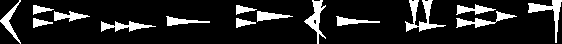
#> input picture lab7/src/sentence_white2.bmp, 562 x 44 px
$ python segmentation.py
#> lines starting #> are read from the running program, lines starting #| are printed output that depends on the picture; after the words box and inside, x2 and y2 are one past the last pixel; in counts of white or black regions, pixels touching at a corner belong together
### lab7/helpers.py
import numpy as np
from PIL import Image
from os import path


def calculate_profile(img: np.array, axis: int) -> np.array:
    return np.sum(img, axis=1 - axis)


# [8 lines left out: function cut_white, not called in this run]


def image_to_np_array(image_name: str) -> np.array:
    img_src = Image.open(path.join('results', image_name)).convert('L')
    return np.array(img_src)

### lab7/segmentation.py
import numpy as np
import matplotlib.pyplot as plt
from os import path
from helpers import calculate_profile
from PIL import Image, ImageDraw
from PIL.ImageOps import invert

def split_letters(img: np.array, profile: np.array):
    assert img.shape[1] == profile.shape[0]
    letters = []
    letter_borders = []
    letter_start = 0
    is_empty = True

    for i in range(img.shape[1]):
        if profile[i] == 0:
            if not is_empty:
                is_empty = True
                letters.append(img[:, letter_start:i + 1])
                letter_borders.append(i+1)

        else:
            if is_empty:
                is_empty = False
                letter_start = i
                letter_borders.append(letter_start)

    letters.append(img[:, letter_start:img.shape[1] - 1])

    return letters, letter_borders


def bar(data, bins, axis):
    if axis == 1:
        plt.bar(x=bins, height=data)

    elif axis == 0:
        plt.barh(y=bins, width=data)

    else:
        raise ValueError('Invalid axis')

if __name__ == '__main__':
    img = np.array(Image.open('src/sentence_white2.bmp').convert('L'))
#> img is the input picture: shape (44, 562); 13.7% white; 15 white regions, largest, box (x1, y1, x2, y2) and area: (405, 0, 446, 32) 439, (528, 0, 562, 43) 357, (304, 0, 326, 44) 336

    profile_x = calculate_profile(img, 0)
#> profile_x = 44 values, max 54315 at index 22, min 765 at index 43, mean 19577
    profile_y = calculate_profile(img, 1)
#> profile_y = 562 values, max 10965 at index 317, min 0 at index 21, mean 1532.7

    img_letters, letter_borders = split_letters(img, profile_y)
#> after the loop in split_letters, `for i in range(img.shape[1]):`: is_empty = False; letter_borders = [0, 22, 33, 91, 101, 157, 166, 211, 236, 294, 304, 327, 336, 381, 405, 447, 456, 518, 528]; letter_start = 528; letters = 9 items
#> img_letters = 10 items

    result_img = Image.fromarray(img.astype(np.uint8), 'L')
    rgb_img = Image.new("RGB", result_img.size)
#> rgb_img: PIL image 562x44 RGB; every value is 0
    rgb_img.paste(result_img)
    draw = ImageDraw.Draw(rgb_img)

    for i, letter in enumerate(img_letters):
        for axis in (0, 1):
            letter_img = Image.fromarray(letter.astype(np.uint8), 'L').convert('1')

        letter_img = invert(letter_img)
        letter_img.save(f"results/symbols/letter_{i}.png")
#> this loop made 10 passes
#> pass 1, `letter_img = invert(letter_img)`:
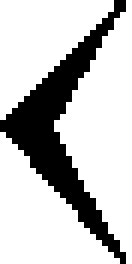
#> letter_img: PIL image 22x44 1 (shown 6 times larger); 76.3% white; 1 black region, box (x1, y1, x2, y2) and area: (0, 0, 21, 44) 229
#> pass 2, `letter_img = invert(letter_img)`:
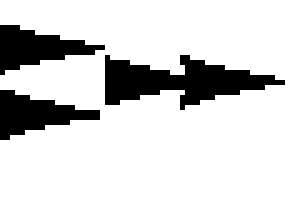
#> letter_img: PIL image 58x44 1 (shown 5 times larger); 83.8% white; 3 black regions, box (x1, y1, x2, y2) and area: (21, 11, 57, 22) 202, (0, 5, 21, 15) 106, (0, 18, 20, 28) 105
#> pass 3, `letter_img = invert(letter_img)`:
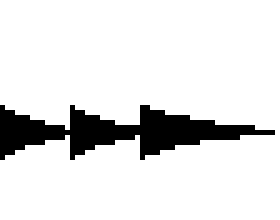
#> letter_img: PIL image 56x44 1 (shown 5 times larger); 88.6% white; 1 black region, box (x1, y1, x2, y2) and area: (0, 21, 55, 32) 281
#> after the loop:
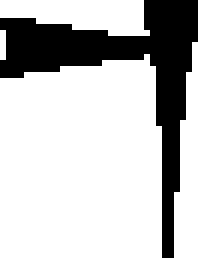
#> letter_img: PIL image 33x44 1 (shown 6 times larger); 75.6% white; 1 black region, box (x1, y1, x2, y2) and area: (0, 0, 33, 43) 355
